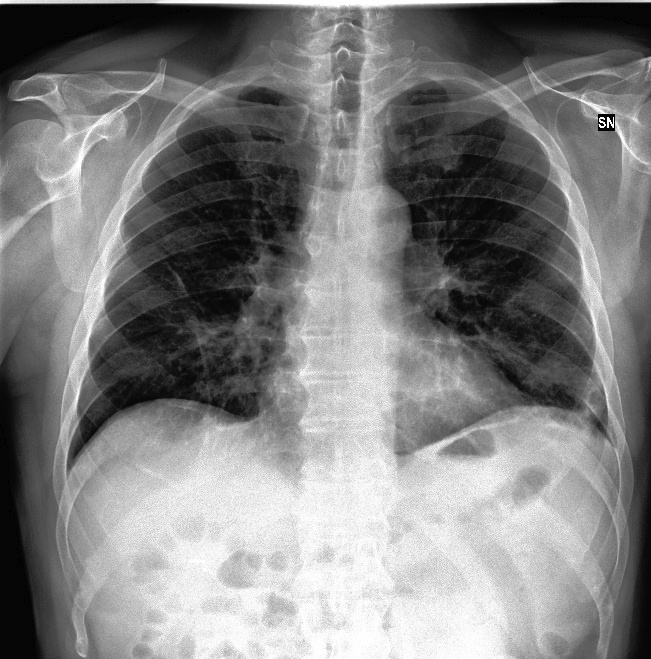
#> input picture data/test/Covid/0100.jpeg, 651 x 659 px, found by its file name; its folder holds only this picture in this run
$ jupyter execute helper.ipynb
#> lines starting #> are read from the running program, lines starting #| are printed output that depends on the picture
[cell 1]
import numpy as np
from scipy import misc
import os
import cv2
from PIL import Image

dataset = []
examples = []

base_dir = './Covid19-dataset/'

data_root = os.path.join(base_dir, 'test')
alphabets = os.listdir(data_root)
for alphabet in alphabets:
    if alphabet in '.DS_Store':
        continue
    characters = os.listdir(os.path.join(data_root, alphabet))
    for img_file in characters:
        if img_file in '.DS_Store':
            print (".DS_Store")
        else:
            img = cv2.imread(os.path.join(data_root, alphabet, img_file), cv2.IMREAD_COLOR)
#> img is the input picture: shape (659, 651, 3); min 0, max 255, mean 128.2
            img = cv2.resize(img, (32,32))
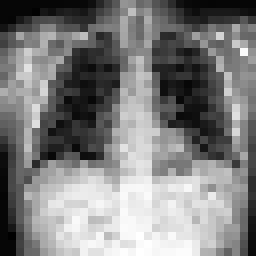
#> img: shape (32, 32, 3) (shown 8 times larger); min 0, max 255, mean 126.8
#             img = np.stack((img,)*3, axis=-1)
            print (img.shape)
#| (32, 32, 3)
            examples.append(img)
    dataset.append(examples)
#> pass 2 of the loop `for alphabet in alphabets:`:
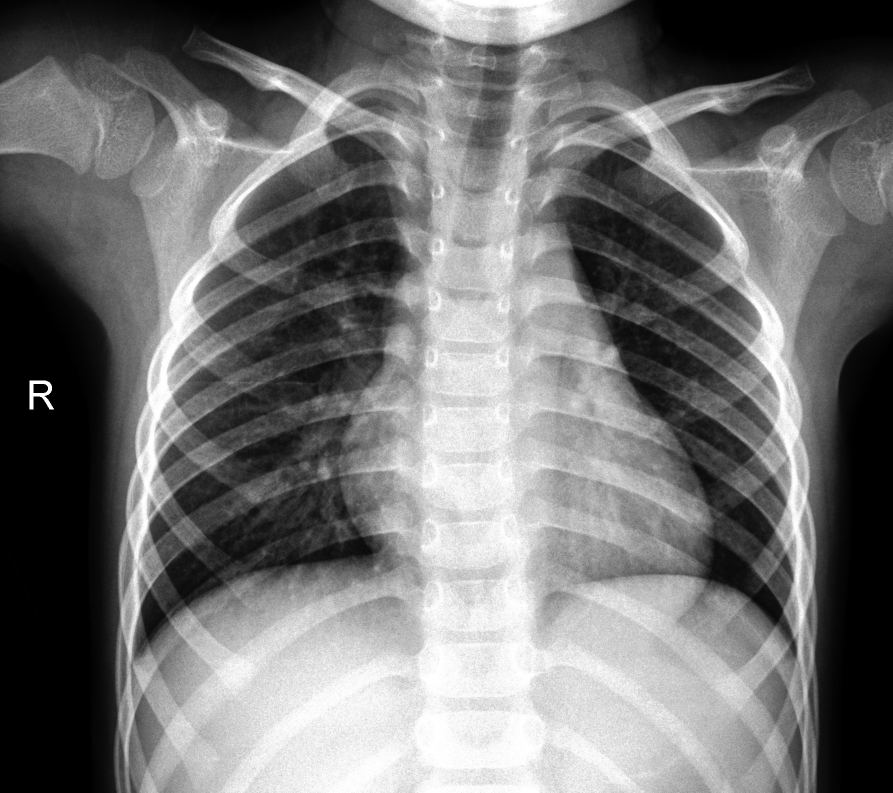
#> input picture data/test/Normal/0101.jpeg, 1785 x 1585 px, found by its file name (shown at 1/2 size)
#> img is the input picture: shape (1585, 1785, 3); min 0, max 255, mean 115.5
#> `img = cv2.resize(img, (32,32))`:
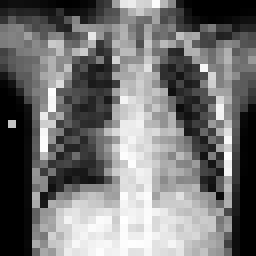
#> img: shape (32, 32, 3) (shown 8 times larger); min 0, max 255, mean 116.2
#| (32, 32, 3)
print (np.asarray(dataset).shape)
#| (2, 2, 32, 32, 3)
t = np.asarray(dataset)
# t = t.reshape(t.shape[1], t.shape[0], t.shape[2], t.shape[3], t.shape[4])
print (t.shape)
#| (2, 2, 32, 32, 3)
np.save("./data_32_test_covid_3.npy", np.asarray(t))
